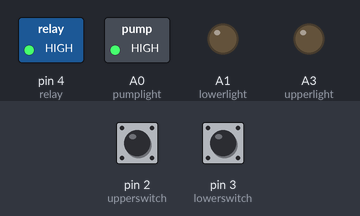
Recording of a sketch running on a simulated Arduino Uno, built with avr-gcc and run on an emulated ATmega328P. On the bench: switched loads named in the sketch (green lamp = pin HIGH), output pins drawn as LEDs (lit = HIGH). The inputs (shaded band) are chosen by the test bench; at power-on: pin 2 (upperswitch) LOW, pin 3 (lowerswitch) LOW.

Above: at 6.2 s.
6.3 s: pin 2 (upperswitch) pulled HIGH for 0.15 s
At 6.37 s:
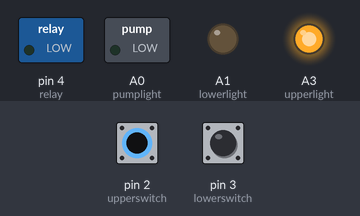
7.9 s: pin 3 (lowerswitch) pulled HIGH for 0.15 s
At 7.97 s:
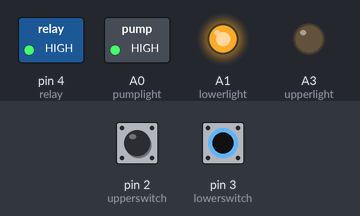
9.5 s: pin 3 (lowerswitch) pulled HIGH for 3.2 s
At 13.7 s:
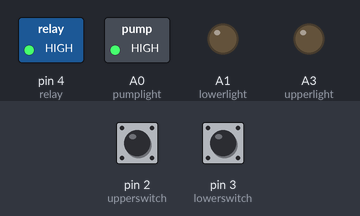
14.2 s: pin 2 (upperswitch) pulled HIGH for 3.2 s
At 14.8 s:
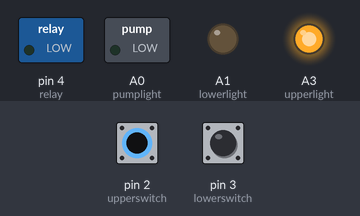
Timing chart, 0 to 18.9 s (numbered marks = the images above; inputs shaded):
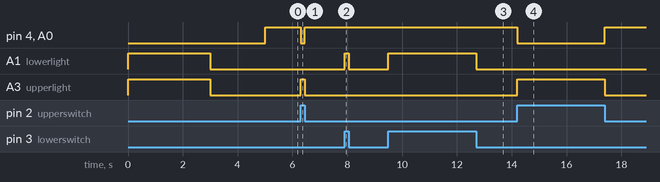

The sketch:

Water_Level_Sensor_with_LEDs_as_indicators.ino
```cpp
//Water level sensor project with LED indicators
//Two float sensors (which are just contact switches that either close...
//...or open based on the level of the water) are used here


const int upperswitch = 2; //Pin on the Arduino where the first float switch is connected
const int lowerswitch = 3; // Pin on the Arduino where the second float switch is connected
const int pumplight = A0; //Pin of the LED that shows if the pump is on or off
const int upperlight = A3; //LED that shows if the water is still above 75%(or wherver you position the float switch)
const int lowerlight = A1; //LED that shows if the water is still above 25%
const int relay = 4; //Pin where the relay is connected to

int upper = 0;
int lower = 0;
bool state = false;

void setup() {
  //setup code here runs once:

  // declare which pins are used as output and which are input
  pinMode(relay, OUTPUT);
  pinMode(upperswitch, INPUT);
  pinMode(lowerswitch, INPUT);
  pinMode(upperlight, OUTPUT);
  pinMode(lowerlight, OUTPUT);
  pinMode(pumplight, OUTPUT);

  //set the initial state for the pins the devices are connected to
  //The upper and lower lights are turned on briefly then back off when the device is first turned on
  digitalWrite(relay, LOW);
  digitalWrite(upperlight, HIGH);
  digitalWrite(lowerlight, HIGH);
  delay(3000);
  digitalWrite(upperlight, LOW);
  digitalWrite(lowerlight, LOW);
  delay (2000);
}


void loop() {
  //code here runs on and on forever
  upper = digitalRead(upperswitch); //take digital readings of the upper switch pin and store the value in the variable
  lower = digitalRead(lowerswitch);//take digital readings of the lower switch pin and store the value in the variable

  if (upper == HIGH) { //code to run if the upper switch is high
    digitalWrite(relay, LOW);
    digitalWrite(upperlight, HIGH);
    digitalWrite(pumplight, LOW);
    if (lower == HIGH) {
      digitalWrite(lowerlight, HIGH);
    }
  }
  else if (upper == LOW) {
    digitalWrite(upperlight, LOW);
  }

  if (lower == HIGH) {
    digitalWrite(lowerlight, HIGH);
  }

  if (upper == LOW) {
    if (lower == LOW) {
      digitalWrite(relay, HIGH);
      digitalWrite(lowerlight, LOW);
      digitalWrite(pumplight, HIGH);
    }
  }

}
```

Measured:
- after the input at 6.3 s, pin 4 (relay), A0 (pumplight): HIGH → LOW at once, → HIGH 0.15 s later; A3 (upperlight): LOW → HIGH at once, → LOW 0.15 s later
- after the input at 7.9 s, A1 (lowerlight): LOW → HIGH at once, → LOW 0.15 s later
- after the input at 9.5 s, A1 (lowerlight): LOW → HIGH at once, → LOW 3.2 s later
- after the input at 14.2 s, pin 4 (relay), A0 (pumplight): HIGH → LOW at once, → HIGH 3.2 s later; A3 (upperlight): LOW → HIGH at once, → LOW 3.2 s later
